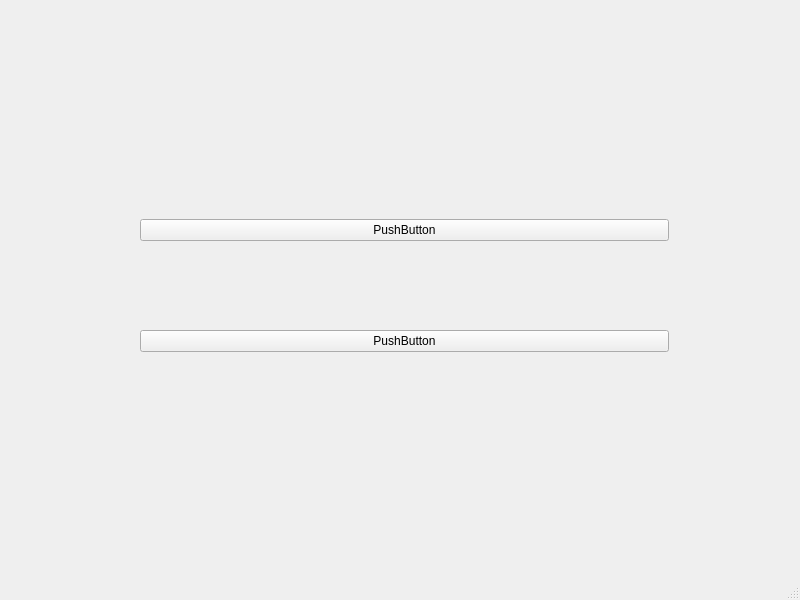
<?xml version="1.0" encoding="UTF-8"?>
<ui version="4.0">
 <class>calendarapp</class>
 <widget class="QMainWindow" name="calendarapp">
  <property name="geometry">
   <rect>
    <x>0</x>
    <y>0</y>
    <width>800</width>
    <height>600</height>
   </rect>
  </property>
  <property name="windowTitle">
   <string>calendarapp</string>
  </property>
  <widget class="QWidget" name="centralwidget">
   <widget class="QWidget" name="horizontalLayoutWidget">
    <property name="geometry">
     <rect>
      <x>140</x>
      <y>130</y>
      <width>531</width>
      <height>311</height>
     </rect>
    </property>
    <layout class="QHBoxLayout" name="horizontalLayout">
     <property name="spacing">
      <number>0</number>
     </property>
     <property name="sizeConstraint">
      <enum>QLayout::SetNoConstraint</enum>
     </property>
     <property name="leftMargin">
      <number>0</number>
     </property>
     <item>
      <layout class="QGridLayout" name="gridLayout" columnstretch="0">
       <property name="leftMargin">
        <number>0</number>
       </property>
       <property name="rightMargin">
        <number>2</number>
       </property>
       <item row="1" column="0">
        <widget class="QPushButton" name="pushButton_2">
         <property name="text">
          <string>PushButton</string>
         </property>
        </widget>
       </item>
       <item row="0" column="0">
        <widget class="QPushButton" name="pushButton">
         <property name="text">
          <string>PushButton</string>
         </property>
        </widget>
       </item>
      </layout>
     </item>
    </layout>
   </widget>
  </widget>
  <widget class="QMenuBar" name="menubar">
   <property name="geometry">
    <rect>
     <x>0</x>
     <y>0</y>
     <width>800</width>
     <height>22</height>
    </rect>
   </property>
  </widget>
  <widget class="QStatusBar" name="statusbar"/>
 </widget>
 <resources/>
 <connections/>
</ui>
